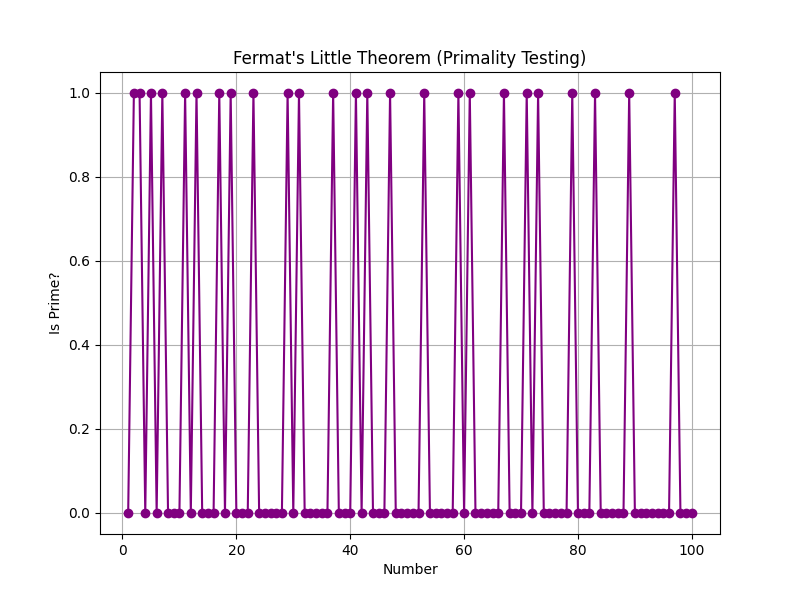

This figure's Python source:
import numpy as np
import matplotlib.pyplot as plt
import random

# Theorem: Fermat's Little Theorem (Primality Testing)
def is_prime_fermat(n, k=5):
    if n <= 1:
        return False
    if n == 2:
        return True
    for _ in range(k):
        a = random.randint(2, n - 1)
        if pow(int(a), int(n - 1), int(n)) != 1:
            return False
    return True

# Plot primality test using Fermat's Little Theorem
x_values = np.arange(1, 101)
y_values = [is_prime_fermat(x) for x in x_values]

plt.figure(figsize=(8, 6))
plt.plot(x_values, y_values, marker='o', linestyle='-', color='purple')
plt.xlabel('Number')
plt.ylabel('Is Prime?')
plt.title("Fermat's Little Theorem (Primality Testing)")
plt.grid()
plt.show()
